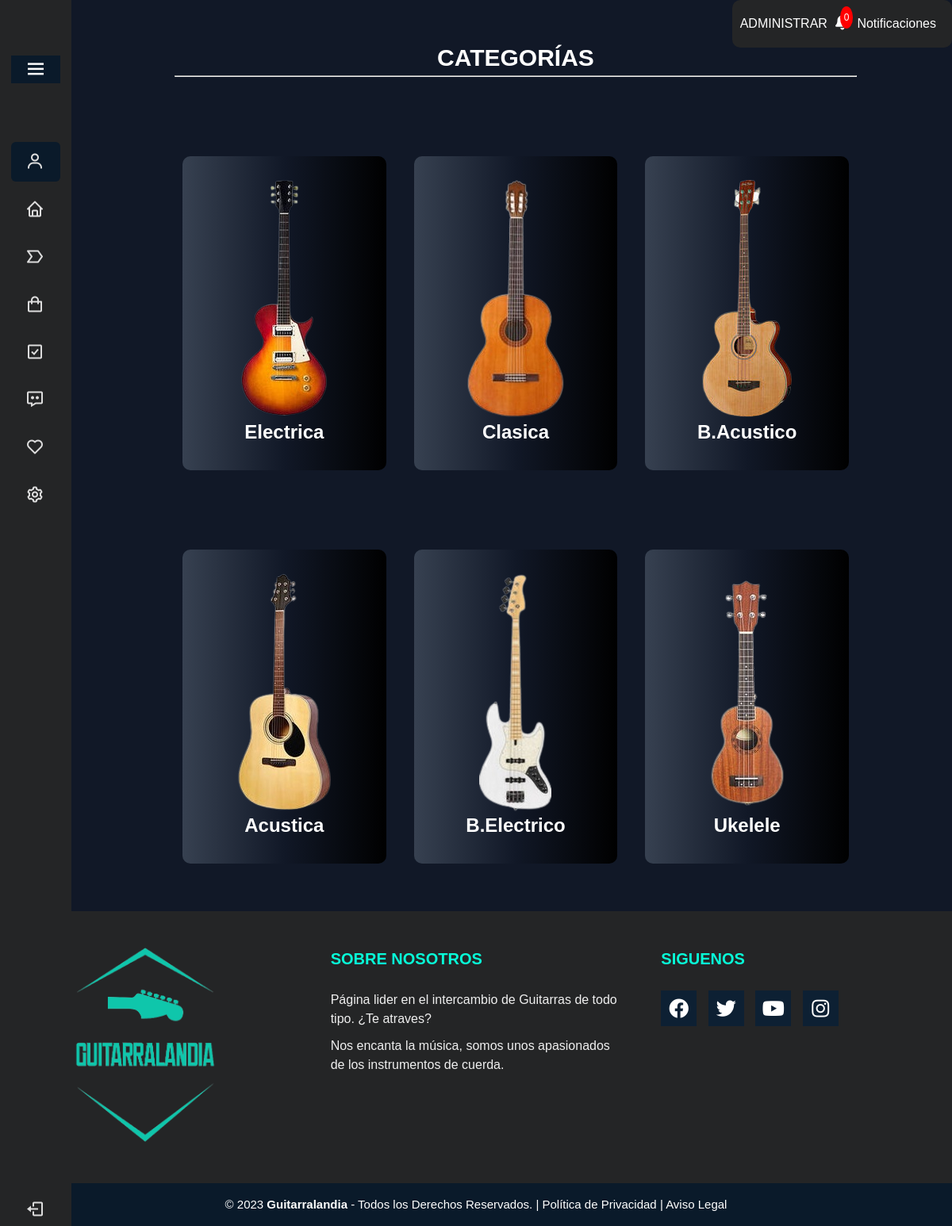
Page / (signed in) on the committed database.
### tables this page shows
CREATE TABLE `usuarios` (
  `id_usuario` int(11) NOT NULL,
  `nombre` varchar(50) NOT NULL,
  `email` varchar(50) NOT NULL,
  `pass` varchar(255) NOT NULL,
  `direccion` varchar(100) NOT NULL,
  `telefono` varchar(20) NOT NULL,
  `fecha_creacion` timestamp NOT NULL DEFAULT current_timestamp(),
  `admin` int(1) NOT NULL DEFAULT 0
);

CREATE TABLE `categorias` (
  `id_categoria` int(11) NOT NULL,
  `id_categoria_padre` int(11) DEFAULT NULL,
  `nombre` varchar(50) NOT NULL,
  `img_cat` varchar(100) DEFAULT NULL,
  `descripcion` text DEFAULT NULL
);

### controlador/principal_controlador.php (called while the page is built, shortened)
<?php
require_once('modelo/productos_modelo.php');
function home() {
    $datoC = new Categoria_modelo();
    $array_datosC = $datoC->get_datosC();
    $mostrar_principal = true;
    require_once('vista/principal_vista.php');
}

### modelo/conectar.php (called while the page is built)
<?php
class Conectar {
    public static function conexion() {
        try {
            $conexion = new mysqli( '127.0.0.1:3307', 'root', '', 'guitarralandia' );
        } catch( Exception $e ) {
            die( 'Error: '.$e -> getMessage() );
        }
        return $conexion;
    }
}
?>

### modelo/productos_modelo.php (called while the page is built, shortened)
<?php
class Categoria_modelo {
    private $db;
    private $datosC;
    public function __construct() {
        require_once( 'modelo/conectar.php' );
        $this->db = Conectar::conexion();
        $this->datosC = array();
    }
    public function get_datosC() {
        $sql = 'SELECT * FROM categorias where id_categoria_padre > 0';
        $consulta = $this->db->query( $sql );
        while ( $registro = $consulta->fetch_assoc() ) {
            $this->datosC[] = $registro;
        }
        return $this->datosC;
    }
}
?>

### vista/principal_vista.php (the view, shortened to what this page needs)
<?php
include 'menu_vista.php';
if (isset($mostrar_principal) && $mostrar_principal) {
?>
    <main id="main" class="main">
        <h1 id="categ">CATEGORÍAS</h1>
        <hr>
        <div class="contenedor-flex">
            <?php
            if (isset($array_datosC)) {
                $i = 0;
                foreach ($array_datosC as $value) {
                    if (is_array($value)) {
                        if ($i == 0) {
                            echo ('<div class="columna-flex">');
                        }
                        echo '<div class="card1">';
                        echo '<form id="form_' . $value['id_categoria'] . '" action="" method="POST">';
                        echo '<a href="#" onClick="document.getElementById(\'form_' . $value['id_categoria'] . '\').submit();">';
                        echo '<img src="img/libres/' . $value['img_cat'] . '" alt="Imagen ' . $value['nombre'] . '">';
                        echo '<h2>' . $value['nombre'] . '</h2>';
                        echo '</a>';
                        echo '</form>';
                        echo ('</div>');
                        ++$i;
                        if ($i == 2) {
                            echo ('</div>');
                            $i = 0;
                        }
                    }
                }
            }
        }
        ?>
        </div>
    </main>
    </div>
    <footer>
        <?php include 'footer_vista.php';  ?>
    </footer>

### css/style.css (style rules this page uses)
body { background: rgb(17, 24, 39); font-family: "Ubuntu", sans-serif; font-size: 16px; line-height: 1.5; height: 100%; }
main { padding: 20px 10%; }
#main { padding: 20px 10%; margin-left: 100px; }
.contenedor-flex { display: flex; flex-wrap: wrap; justify-content: space-between; align-items: stretch; position: relative; }
.columna-flex { width: calc(33.33% - 10px); margin-bottom: 20px; }
#categ { text-align: center; font-size: 30px; color: #ffffff; margin-top: 30px; }
.card1 { background: linear-gradient(to right, rgb(55, 65, 81), rgb(17, 24, 39), rgb(0, 0, 0)); padding: 30px; margin-top: 100px; margin-bottom: 20px; display: flex; flex-direction: column; align-items: center; margin-left: 10px; margin-right: 10px; border-radius: 10px; transition: transform 0.8s ease; -webkit-transition: transform 0.8s ease; -moz-transition: transform 0.8s ease; -ms-transition: transform 0.8s ease; -o-transition: transform 0.8s ease; position: relative; }
.card1::before { content: "\266B\266B\266B"; opacity: 0; position: absolute; bottom: -20px; left: 50%; transform: translateX(-50%); font-size: 30px; color: #08fdd8; transition: opacity 0.5s ease, bottom 0.8s ease; }
.card1 img { max-width: 100%; display: block; margin: 0 auto; }
.card1 h2 { text-align: center; color: #fff; }
:root { --body-color: #9b27b00d; --sidebar-color: #ffffff; --primary-color: #9c27b0; --primary-color-light: #9b27b00d; --toggle-color: #dddddd; --text-color: #707070; --tran-03: all 0.2s ease; --tran-04: all 0.3s ease; --tran-05: all 0.4s ease; }
@media screen and (max-width: 1200px) { .columna-flex { width: calc(50% - 10px); } }
@media screen and (max-width: 1200px) { .columna-flex, .columna-flex-cat { width: calc(33.33% - 10px); margin-left: 0; } }

### rows in the picture
categorias: img_cat (picture), nombre "Electrica"
categorias: img_cat (picture), nombre "Acustica"
categorias: img_cat (picture), nombre "Clasica"
categorias: img_cat (picture), nombre "B.Electrico"
categorias: img_cat (picture), nombre "B.Acustico"
categorias: img_cat (picture), nombre "Ukelele"
